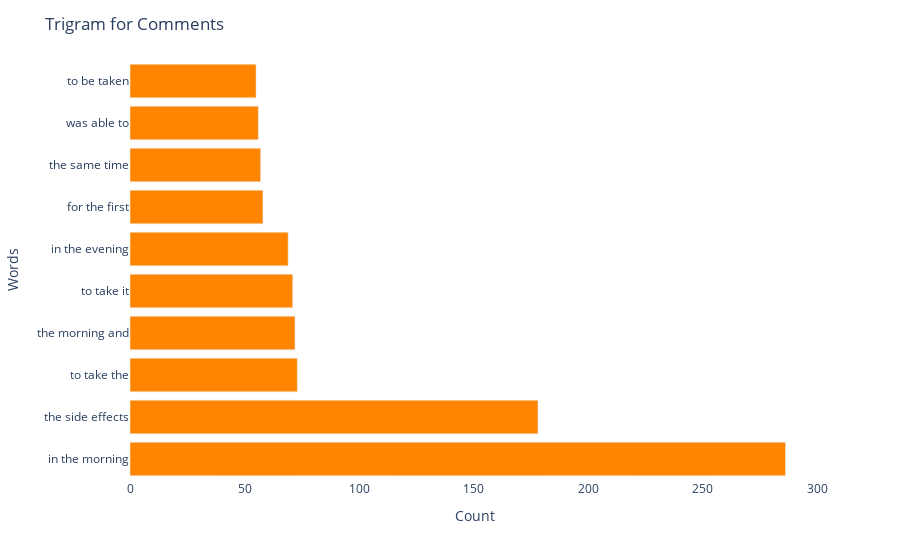

The notebook cell saved with this chart:
### Code cell
plt.figure(figsize = (25,15))
most_common_uni = get_top_text_ngrams(data.commentsReview,10,3)
most_common_uni = dict(most_common_uni)
fig = px.bar(x = list(most_common_uni.values()), y = list(most_common_uni.keys()), labels=dict(x="Count", y="Words"))
fig.update_traces(marker_color='#FF8500')
fig.update_layout(title_text='Trigram for Comments', paper_bgcolor = 'white', plot_bgcolor = 'white')
fig.show()

### Figure 1 — Plotly figure (JSON) as saved in the notebook; plotly's stock layout.template omitted (floating-point values rounded to 4 significant figures)
{"data": [{"alignmentgroup": "True", "hovertemplate": "Count=%{x}<br>Words=%{y}<extra></extra>", "legendgroup": "", "marker": {"color": "#FF8500"}, "name": "", "offsetgroup": "", "orientation": "h", "showlegend": false, "textposition": "auto", "type": "bar", "x": [286, 178, 73, 72, 71, 69, 58, 57, 56, 55], "xaxis": "x", "y": ["in the morning", "the side effects", "to take the", "the morning and", "to take it", "in the evening", "for the first", "the same time", "was able to", "to be taken"], "yaxis": "y"}], "layout": {"barmode": "relative", "legend": {"tracegroupgap": 0}, "margin": {"t": 60}, "paper_bgcolor": "white", "plot_bgcolor": "white", "title": {"text": "Trigram for Comments"}, "xaxis": {"anchor": "y", "domain": [0, 1], "title": {"text": "Count"}}, "yaxis": {"anchor": "x", "domain": [0, 1], "title": {"text": "Words"}}}}
